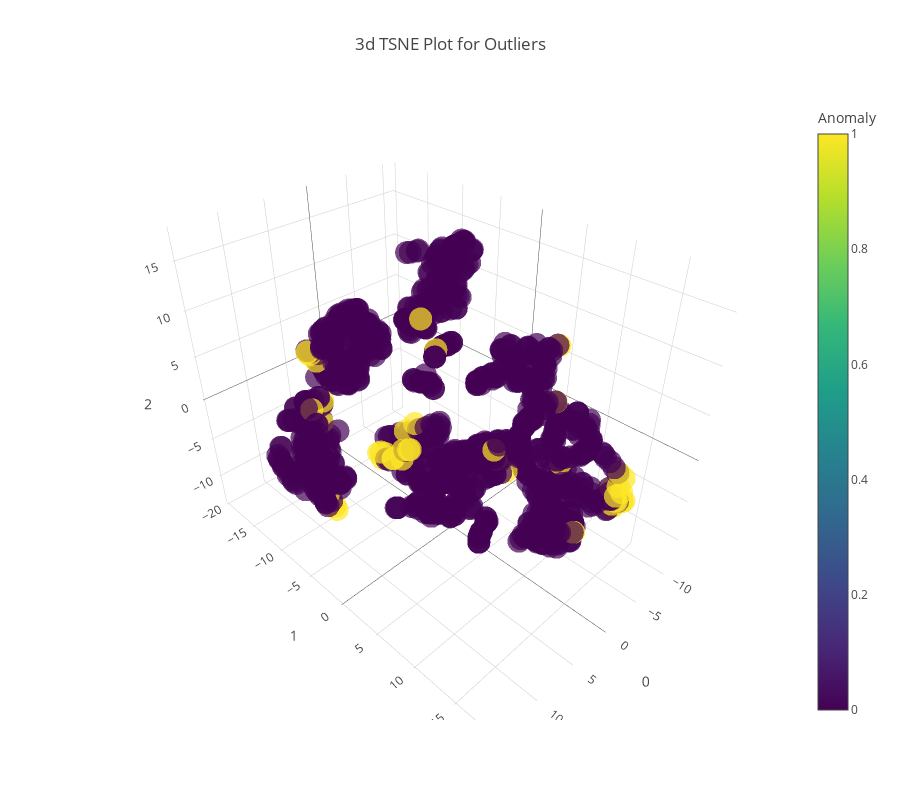

Notebook code for this chart:
### Code cell
# tsne plot of anomalies
plot_model(iforest, plot = 'tsne')

### Figure 1 — Plotly figure (JSON) as saved in the notebook; plotly's stock layout.template omitted (floating-point values rounded to 4 significant figures; data arrays with more than 128 entries replaced by an {"elided": "..."} marker saying what was removed)
{"data": [{"customdata": {"elided": "1080x1 str values"}, "hovertemplate": "0=%{x}<br>1=%{y}<br>2=%{z}<br>Feature=%{customdata[0]}<br>Anomaly=%{marker.color}<extra></extra>", "legendgroup": "", "marker": {"color": {"elided": "1080 int values"}, "coloraxis": "coloraxis", "opacity": 0.7, "symbol": "circle"}, "mode": "markers", "name": "", "scene": "scene", "showlegend": false, "type": "scatter3d", "x": {"elided": "1080 float values"}, "y": {"elided": "1080 float values"}, "z": {"elided": "1080 float values"}}], "layout": {"coloraxis": {"colorbar": {"title": {"text": "Anomaly"}}, "colorscale": [[0, "#440154"], [0.1111, "#482878"], [0.2222, "#3e4989"], [0.3333, "#31688e"], [0.4444, "#26828e"], [0.5556, "#1f9e89"], [0.6667, "#35b779"], [0.7778, "#6ece58"], [0.8889, "#b5de2b"], [1, "#fde725"]]}, "height": 800, "legend": {"tracegroupgap": 0}, "scene": {"domain": {"x": [0, 1], "y": [0, 1]}, "xaxis": {"title": {"text": "0"}}, "yaxis": {"title": {"text": "1"}}, "zaxis": {"title": {"text": "2"}}}, "title": {"text": "3d TSNE Plot for Outliers"}, "width": 900}}
